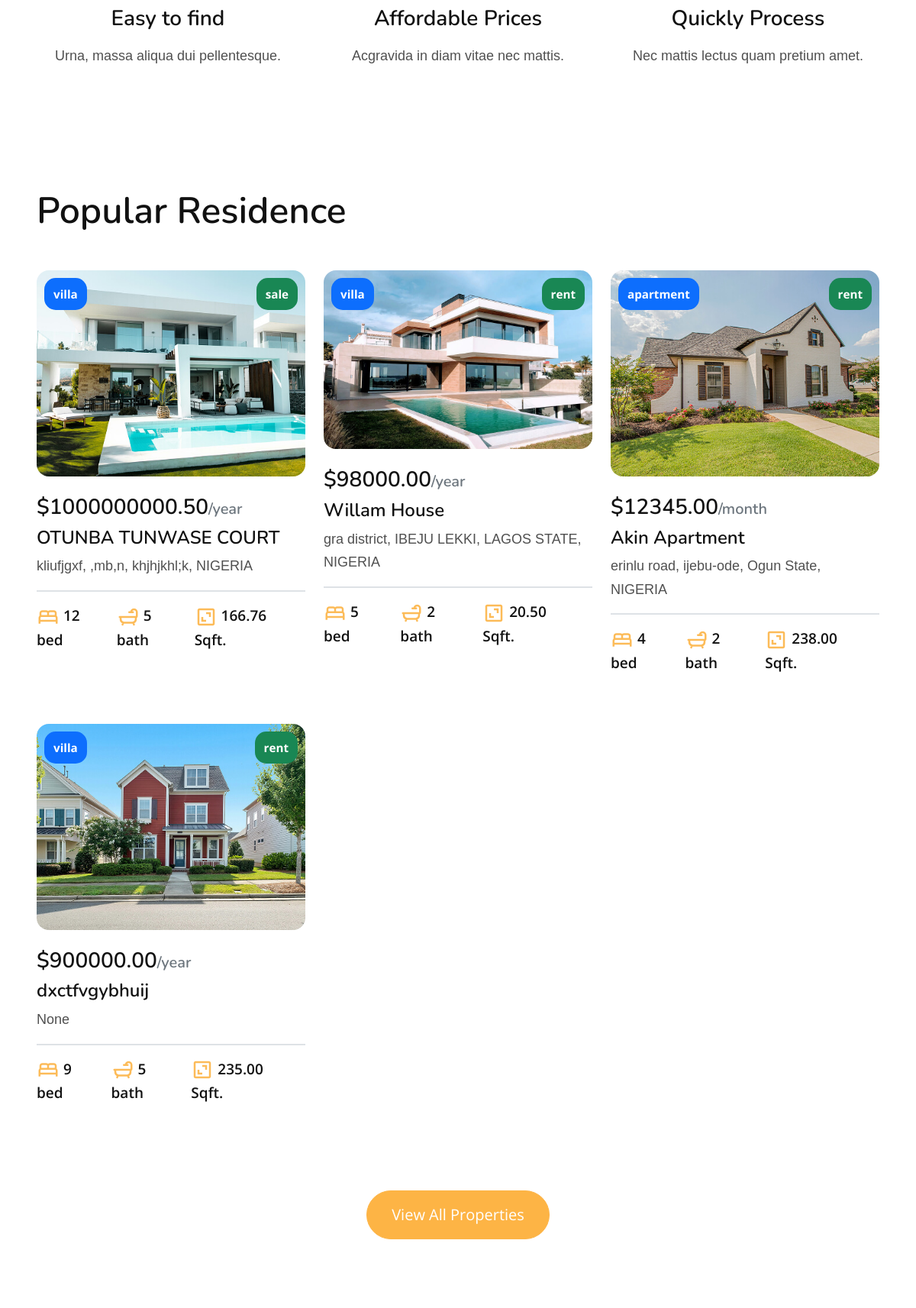
Before: / (middle part) with the older database file.
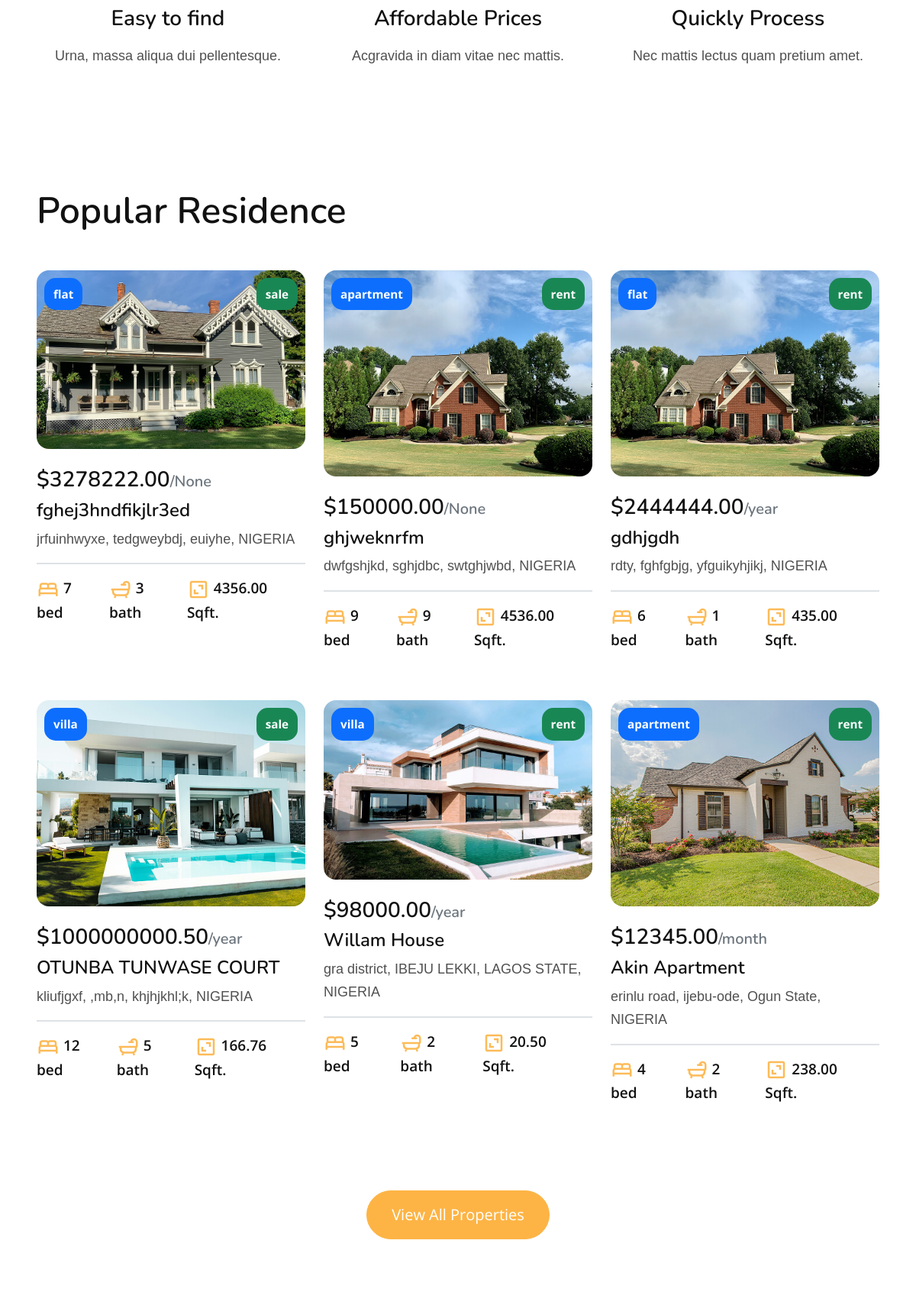
After: the same page with the newer database file.
### RukApp/models.py (models this page shows, shortened)
class Property(models.Model):
    property_name = models.TextField(max_length=50)
    bedrooms = models.IntegerField()
    bathrooms = models.IntegerField()
    property_size = models.DecimalField(max_digits=6, decimal_places=2)
    listing_type = models.CharField(max_length=10, choices=LISTING_TYPE_CHOICES)
    property_type = models.CharField(max_length=20, choices=PROPERTY_TYPE_CHOICES)
    price = models.DecimalField(max_digits=12, decimal_places=2)
    year_built = models.PositiveIntegerField()
    garage = models.BooleanField(default=False)
    property_description = models.TextField()
    Features_and_amenities = models.TextField()
    rent_duration = models.CharField(max_length=10, choices=RENT_DURATION_CHOICES, blank=True, null=True)
    main_PropertyImage = models.ImageField(upload_to='property_images/', null=True)
    created_at = models.DateTimeField(auto_now_add=True)
    Address = models.OneToOneField('Address', on_delete=models.CASCADE, related_name='property', blank=True, null=True )

class Address(models.Model):
    street = models.CharField(max_length=255)
    city = models.CharField(max_length=100)
    state = models.CharField(max_length=100)
    postal_code = models.CharField(max_length=20)
    country = models.CharField(max_length=100)
    def __str__(self):
        return f"{self.street}, {self.city}, {self.state}, {self.country}"

### RukApp/views.py (the view)
# urls.py: path('', views.index, name='index'),
def index(request):
    property = Property.objects.order_by('-created_at')[:6]
    return render(request, 'pages/index.html',{'property':property})

### templates/pages/index.html (shortened to what this page needs)
{% extends 'base.html' %}
{% block content %}
{% load static %}
    <section id="about-us" class="padding-medium">
      <div class="container">
        <div class="row">
          <div class="text-center col-lg-4">
            <h3 class="my-3">Easy to find</h3>
            <p>Urna, massa aliqua dui pellentesque.</p>
          </div>
          <div class="text-center col-lg-4">
            <h3 class="my-3">Affordable Prices</h3>
            <p>Acgravida in diam vitae nec mattis.</p>
          </div>
          <div class="text-center col-lg-4">
            <h3 class="my-3">Quickly Process</h3>
            <p>Nec mattis lectus quam pretium amet.</p>
          </div>
        </div>
      </div>
    </section>
    <section id="residence">
      <div class="container-fluid px-md-5">
        <h2 class="text-capitalize m-0 py-lg-5">Popular Residence</h2>
        <div class="row">
          {% for property in property %}
          <div class="col-md-6 col-lg-4 mb-5">
              <div class="card position-relative overflow-hidden">
                <div class="image-wrapper position-relative">
                  <a href="{% url 'property_details' property.pk %}">
                    <img
                      src="{{ property.main_PropertyImage.url }}"
                      class="card-img-top rounded-4"
                      alt="Luxury apartment with modern kitchen"
                    />
                  </a>
                  <span class="property-label label-left-rent">{{ property.property_type }}</span>
                  <span class="property-label label-right">{{ property.listing_type }}</span>
                </div>
                <div class="card-body p-0">
                  <h3 class="pt-4">
                    ${{ property.price }}<span class="text-muted fs-5">/{{ property.rent_duration }}</span>
                  </h3>
                  <a href="{% url 'property_details' property.pk %}">
                    <h4 class="card-title">{{ property.property_name }}</h4>
                  </a>
                  <p class="card-text">
                    {{ property.Address }}
                  </p>
                  <div class="card-text border-top border-2 pt-3">
                    <ul class="d-flex">
                      <li class="residence-list pe-2 fw-semibold">
                        <svg class="text-primary" width="30" height="30">
                          <use xlink:href="#bed"></use>
                        </svg>
                       {{ property.bedrooms }} bed
                      </li>
                      <li class="residence-list pe-2 fw-semibold">
                        <svg class="text-primary" width="30" height="30">
                          <use xlink:href="#bath"></use>
                        </svg>
                       {{ property.bathrooms }} bath
                      </li>
                      <li class="residence-list pe-2 fw-semibold">
                        <svg class="text-primary" width="30" height="30">
                          <use xlink:href="#area"></use>
                        </svg>
                        {{ property.property_size }} Sqft.
                      </li>
                    </ul>
                  </div>
                </div>
              </div>
            </div>
            {% endfor %}
        </div>
        <div class="residence-btn text-center">
          <a href="{% url 'properties' %}" class="btn btn-primary btn-lg my-5"
            >View All Properties</a
          >
        </div>
      </div>
    </section>
    <section id="help" class="padding-medium">
    </section>
    {% endblock %}

Changed rows visible on the page:
no longer on this page (row edited): Property: main_PropertyImage (picture), property_type "villa", listing_type "rent", price "900000.00", rent_duration "year", property_name "dxctfvgybhuij", Address "None", bedrooms "9", bathrooms "5", property_size "235.00"
added Property: main_PropertyImage (picture), property_type "flat", listing_type "sale", price "3278222.00", rent_duration "None", property_name "fghej3hndfikjlr3ed", Address "jrfuinhwyxe, tedgweybdj, euiyhe, NIGERIA", bedrooms "7", bathrooms "3", property_size "4356.00"
added Property: main_PropertyImage (picture), property_type "apartment", listing_type "rent", price "150000.00", rent_duration "None", property_name "ghjweknrfm", Address "dwfgshjkd, sghjdbc, swtghjwbd, NIGERIA", bedrooms "9", bathrooms "9", property_size "4536.00"
added Property: main_PropertyImage (picture), property_type "flat", listing_type "rent", price "2444444.00", rent_duration "year", property_name "gdhjgdh", Address "rdty, fghfgbjg, yfguikyhjikj, NIGERIA", bedrooms "6", bathrooms "1", property_size "435.00"
